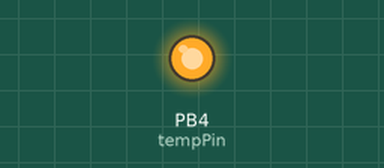
Bench run of a sketch on a simulated ATtiny85, built with avr-gcc and run on an emulated ATtiny85. Shown: output pins drawn as LEDs (lit = HIGH). No radio packets arrive unless stated.

Above: at 0.1 s.
At 9.5 s:
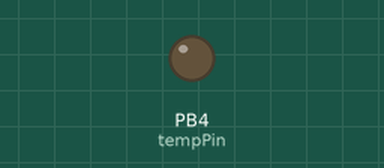
Timing chart, 0 to 11.0 s (numbered marks = the images above):
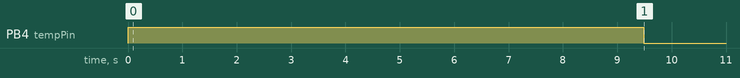

The sketch:

TempSensor.ino
```cpp
#include <OneWire.h>
#include <DallasTemperature.h>
#include "LowPower.h"
#include <RF24Network.h>
#include <RF24.h>
#include <SPI.h>
#include <avr/power.h>

//Device specific stuff
int device = 1;
const uint16_t this_node = 01;
//End device specific stuff

//Temp Sensor Probe
DeviceAddress Probe01;

bool diagnosticMode = false;

//Interval in 8s to check temp
int intervalCounter = 40;
//Counter, increments every 8 seconds
int counter = 20;
//Number of times for temp to remain the same
int tempInterval = 5;
//Increment every time temp is same as last
int tempCounter = 1;

//Last temp recorded
float lastTemp = 0;
bool tempChange = true;

//Led pins
int led1 = 19;
int led2 = 18;

//Radio pin
int radioPin = 8;

//Temp sensor pin
int tempPin = 4;

//Button pin
int buttonPin = 16;

// Data wire pin 3
#define ONE_WIRE_BUS 3
OneWire oneWire(ONE_WIRE_BUS);
DallasTemperature sensors(&oneWire);

//Setup radio
RF24 radio(10, 9);
RF24Network network(radio);

//Node to send data to
const uint16_t other_node = 00;

//Payload to send to Pi with temp data
struct payload_t {
  float temp;
  int voltage;
  int deviceNum;
};

//Payload for debugging
struct payload_debug {
  int deviceNum;
  int message;
};

void setup(void) {
  //LowPower.powerDown(SLEEP_4S, ADC_OFF, BOD_OFF);
  //Set clock to 4MHz on 8MHz Pro Mini

  //Set pin modes
  pinMode(led1, OUTPUT);
  pinMode(led2, OUTPUT);
  pinMode(buttonPin, INPUT_PULLUP);
  pinMode(radioPin, OUTPUT);
  pinMode(tempPin, OUTPUT);
  digitalWrite(tempPin, HIGH);
  digitalWrite(radioPin, HIGH);

  //Check if using diagnostic mode
  startupModeCheck();

  //Setup temp sensor bits
  sensors.begin();
  sensors.setResolution(12);
  sensors.setWaitForConversion(false);  //Don't use delay() to wait for conversion so power can shut down instead
  SPI.begin();

  flashLed(led1, 5, 10, 5);
  tempTest();
  flashLed(led1, 5, 10, 5);

  //Setup radio bits
  radio.begin();
  radio.setChannel(90);
  radio.setDataRate(RF24_250KBPS);
  radio.setAutoAck(true);
  network.begin(this_node);
  network.update();

  testRadio();
  flashLed(led1, 5, 10, 5);

  delay(200);
  digitalWrite(tempPin, LOW);
  digitalWrite(radioPin, LOW);
}


void tempTest() {
  flashLed(led1, 100, 1);
  //Check temp sesnor address available
  if (!sensors.getAddress(Probe01, 0)) {
    flashLed(led2, 300, 2, 50);
    turnOffLed(led1);
    delay(500);
  } else {
    flashLed(led2, 100, 1, 50);
    turnOffLed(led1);
    delay(500);
  }
}

void testRadio() {
  flashLed(led1, 100, 2);
//  payload_debug payload = {
//    123, device
//  };
  payload_t payload = {
    66, 66, 66
  };

  RF24NetworkHeader header(other_node, 'd');

  bool ok = network.write(header, &payload, sizeof(payload));
  if (ok) {
    flashLed(led2, 100, 1);
  } else {
    flashLed(led2, 300, 2);
  }
  delay(500);
}

void loop() {
  if (radio.failureDetected) {
    while (1 == 1) {
      flashLed(led1, 100, 5);
    }
  }

  if (diagnosticMode) {
    flashLed(led1, 60, counter);
  }

  //How often to wake up - intervals of 8 seconds
  if (counter >= intervalCounter) {
    flashLed(led1, 1);

    float temp = getTemp();

    /*|| (tempSensorCheck == false)*/ //Check if values are correct and sensor is connected
    if ((temp > 79) || (temp < (0 - 100)))  {
      flashLed(led2, 300, 2);
      delay(500);
    } else {
      if (temp == lastTemp) {
        tempChange = false;
        if (diagnosticMode) {
          flashLed(led2, 100, 1);
          delay(200);
        }
        if (tempCounter > tempInterval) {
          tempChange = true;
        } else {
          tempCounter++;
        }
      } else {
        tempChange = true;
      }

      if (tempChange) {
        lastTemp = temp;

        long batt = readVcc();
        int battInt = (int)batt;
        if (diagnosticMode) {
          flashLed(led1, 100, 3);
        }
        digitalWrite(radioPin, HIGH);
        delay(100);
        radio.begin();
        radio.setChannel(90);
        radio.setDataRate(RF24_250KBPS);
        radio.setAutoAck(true);
        network.begin(this_node);
        network.update();

        payload_t payload = {
          temp, battInt, device
        };

        RF24NetworkHeader header(/*to node*/ other_node);
        bool ok = network.write(header, &payload, sizeof(payload));
        if (ok) {
          if (diagnosticMode) {
            flashLed(led2, 100, 1);
            delay(200);
          }
        } else {
          flashLed(led2, 300, 3);
          delay(500);
        }
        digitalWrite(radioPin, LOW);

        tempCounter = 1;
      }
      counter = 1;
    }
  } else {
    counter++;
  }
  LowPower.powerDown(SLEEP_8S, ADC_OFF, BOD_OFF);
}

float getTemp() {
  if (diagnosticMode) {
    flashLed(led1, 100, 1);
    delay(500);
  }
  digitalWrite(tempPin, HIGH);
  LowPower.powerDown(SLEEP_2S, ADC_OFF, BOD_OFF);
  float temp = 0;
  bool tempSensorCheck;
  tempSensorCheck = sensors.requestTemperaturesByAddress(Probe01);
  if (tempSensorCheck) {
    LowPower.powerDown(SLEEP_2S, ADC_OFF, BOD_OFF);   //Sleep while waiting for conversion

    temp = sensors.getTempC(Probe01);
    digitalWrite(tempPin, LOW);
  } else {
    temp = 90.0;
  }
  return temp;
}

void startupModeCheck() {
  turnOnLed(led1);
  int buttonState = 0;

  for (int x = 0; x < 50; x++) {
    buttonState = digitalRead(buttonPin);
    if (buttonState == LOW) {
      counter = 1;
      intervalCounter = 4;
      turnOnLed(led2);
      delay(500);
      diagnosticMode = true;
      turnOffLed(led1);
      turnOffLed(led2);
      return;
    }
    delay(100);
  }
  turnOffLed(led1);
  turnOffLed(led2);
}

void turnOnLed(int led) {
  digitalWrite(led, HIGH);
}

void turnOffLed(int led) {
  digitalWrite(led, LOW);
}

void flashLed(int led, int time) {
  turnOffLed(led);
  delay(50);
  turnOnLed(led);
  delay(time);
  turnOffLed(led);
}

void flashLed(int led, int time, int count) {
  turnOffLed(led);
  delay(50);
  for (int x = 0; x < count; x++) {
    flashLed(led, time);
    delay(75);
  }
}

void flashLed(int led, int time, int count, int delayBetweenFlashes) {
  turnOffLed(led);
  delay(50);
  for (int x = 0; x < count; x++) {
    flashLed(led, time);
    delay(delayBetweenFlashes);
  }
}

long readVcc() {
  // Read 1.1V reference against AVcc
  // set the reference to Vcc and the measurement to the internal 1.1V reference
#if defined(__AVR_ATmega32U4__) || defined(__AVR_ATmega1280__) || defined(__AVR_ATmega2560__)
  ADMUX = _BV(REFS0) | _BV(MUX4) | _BV(MUX3) | _BV(MUX2) | _BV(MUX1);
#elif defined (__AVR_ATtiny24__) || defined(__AVR_ATtiny44__) || defined(__AVR_ATtiny84__)
  ADMUX = _BV(MUX5) | _BV(MUX0);
#elif defined (__AVR_ATtiny25__) || defined(__AVR_ATtiny45__) || defined(__AVR_ATtiny85__)
  ADMUX = _BV(MUX3) | _BV(MUX2);
#else
  ADMUX = _BV(REFS0) | _BV(MUX3) | _BV(MUX2) | _BV(MUX1);
#endif

  delay(2); // Wait for Vref to settle
  ADCSRA |= _BV(ADSC); // Start conversion
  while (bit_is_set(ADCSRA, ADSC)); // measuring

  uint8_t low  = ADCL; // must read ADCL first - it then locks ADCH
  uint8_t high = ADCH; // unlocks both

  long result = (high << 8) | low;

  result = 1087549L / result; // Calculate Vcc (in mV); 1125300 = 1.1*1023*1000
  return result; // Vcc in millivolts
}
```
